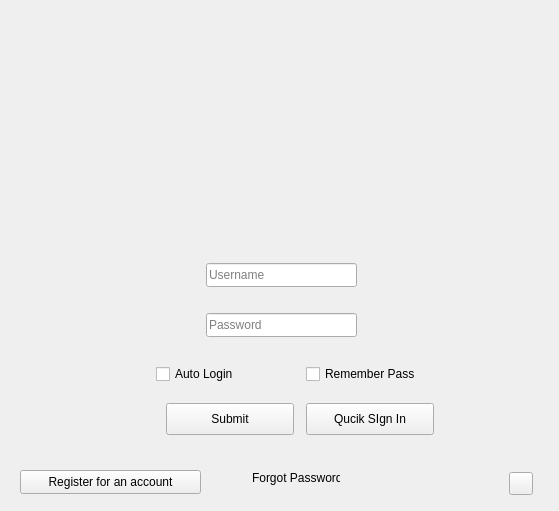
<?xml version="1.0" encoding="UTF-8"?>
<ui version="4.0">
 <class>LoginPanel</class>
 <widget class="QWidget" name="LoginPanel">
  <property name="geometry">
   <rect>
    <x>0</x>
    <y>0</y>
    <width>559</width>
    <height>511</height>
   </rect>
  </property>
  <property name="sizePolicy">
   <sizepolicy hsizetype="Fixed" vsizetype="Fixed">
    <horstretch>0</horstretch>
    <verstretch>0</verstretch>
   </sizepolicy>
  </property>
  <property name="windowTitle">
   <string>ChatQQ</string>
  </property>
  <layout class="QVBoxLayout" name="verticalLayout">
   <item>
    <widget class="QWidget" name="LoginWidget" native="true">
     <widget class="ImageLabel" name="imgLB_logo">
      <property name="geometry">
       <rect>
        <x>160</x>
        <y>90</y>
        <width>247</width>
        <height>141</height>
       </rect>
      </property>
      <property name="sizePolicy">
       <sizepolicy hsizetype="Maximum" vsizetype="Maximum">
        <horstretch>0</horstretch>
        <verstretch>0</verstretch>
       </sizepolicy>
      </property>
      <property name="maximumSize">
       <size>
        <width>247</width>
        <height>161</height>
       </size>
      </property>
     </widget>
     <widget class="HyperlinkLabel" name="lb_register">
      <property name="geometry">
       <rect>
        <x>9</x>
        <y>459</y>
        <width>181</width>
        <height>24</height>
       </rect>
      </property>
      <property name="text">
       <string>Register for an account</string>
      </property>
     </widget>
     <widget class="QStackedWidget" name="stackedWidget_login">
      <property name="geometry">
       <rect>
        <x>145</x>
        <y>232</y>
        <width>291</width>
        <height>211</height>
       </rect>
      </property>
      <property name="frameShadow">
       <enum>QFrame::Sunken</enum>
      </property>
      <property name="lineWidth">
       <number>20</number>
      </property>
      <property name="midLineWidth">
       <number>23</number>
      </property>
      <property name="currentIndex">
       <number>0</number>
      </property>
      <widget class="QWidget" name="page">
       <widget class="PushButton" name="bt_login">
        <property name="geometry">
         <rect>
          <x>10</x>
          <y>160</y>
          <width>128</width>
          <height>32</height>
         </rect>
        </property>
        <property name="minimumSize">
         <size>
          <width>128</width>
          <height>0</height>
         </size>
        </property>
        <property name="text">
         <string>Submit</string>
        </property>
       </widget>
       <widget class="EditableComboBox" name="comb_username">
        <property name="geometry">
         <rect>
          <x>50</x>
          <y>20</y>
          <width>151</width>
          <height>24</height>
         </rect>
        </property>
        <property name="placeholderText">
         <string>Username</string>
        </property>
       </widget>
       <widget class="PasswordLineEdit" name="PasswordLineEdit">
        <property name="geometry">
         <rect>
          <x>50</x>
          <y>70</y>
          <width>151</width>
          <height>24</height>
         </rect>
        </property>
        <property name="placeholderText">
         <string>Password</string>
        </property>
       </widget>
       <widget class="CheckBox" name="cb_autoLogin">
        <property name="geometry">
         <rect>
          <x>0</x>
          <y>120</y>
          <width>131</width>
          <height>22</height>
         </rect>
        </property>
        <property name="minimumSize">
         <size>
          <width>90</width>
          <height>22</height>
         </size>
        </property>
        <property name="text">
         <string>Auto Login</string>
        </property>
       </widget>
       <widget class="CheckBox" name="cb_rememberPassword">
        <property name="geometry">
         <rect>
          <x>150</x>
          <y>120</y>
          <width>141</width>
          <height>22</height>
         </rect>
        </property>
        <property name="minimumSize">
         <size>
          <width>90</width>
          <height>22</height>
         </size>
        </property>
        <property name="text">
         <string>Remember Pass</string>
        </property>
       </widget>
       <widget class="PushButton" name="quick_signin_button">
        <property name="geometry">
         <rect>
          <x>150</x>
          <y>160</y>
          <width>128</width>
          <height>32</height>
         </rect>
        </property>
        <property name="minimumSize">
         <size>
          <width>128</width>
          <height>0</height>
         </size>
        </property>
        <property name="text">
         <string>Qucik SIgn In</string>
        </property>
       </widget>
      </widget>
      <widget class="QWidget" name="page_2">
       <widget class="IndeterminateProgressRing" name="lb_loading">
        <property name="geometry">
         <rect>
          <x>100</x>
          <y>10</y>
          <width>30</width>
          <height>30</height>
         </rect>
        </property>
        <property name="minimumSize">
         <size>
          <width>30</width>
          <height>30</height>
         </size>
        </property>
        <property name="maximumSize">
         <size>
          <width>30</width>
          <height>30</height>
         </size>
        </property>
       </widget>
      </widget>
     </widget>
     <widget class="CaptionLabel" name="lb_findPassword">
      <property name="geometry">
       <rect>
        <x>241</x>
        <y>459</y>
        <width>88</width>
        <height>16</height>
       </rect>
      </property>
      <property name="minimumSize">
       <size>
        <width>48</width>
        <height>0</height>
       </size>
      </property>
      <property name="text">
       <string>Forgot Password</string>
      </property>
     </widget>
     <widget class="QWidget" name="layoutWidget">
      <property name="geometry">
       <rect>
        <x>490</x>
        <y>460</y>
        <width>41</width>
        <height>25</height>
       </rect>
      </property>
      <layout class="QHBoxLayout" name="layout_QRcode">
       <item>
        <widget class="ToolButton" name="bt_QRcode"/>
       </item>
      </layout>
     </widget>
    </widget>
   </item>
  </layout>
 </widget>
 <customwidgets>
  <customwidget>
   <class>CheckBox</class>
   <extends>QCheckBox</extends>
   <header>qfluentwidgets</header>
  </customwidget>
  <customwidget>
   <class>PushButton</class>
   <extends>QPushButton</extends>
   <header>qfluentwidgets</header>
  </customwidget>
  <customwidget>
   <class>ToolButton</class>
   <extends>QToolButton</extends>
   <header>qfluentwidgets</header>
  </customwidget>
  <customwidget>
   <class>CaptionLabel</class>
   <extends>QLabel</extends>
   <header>qfluentwidgets</header>
  </customwidget>
  <customwidget>
   <class>HyperlinkLabel</class>
   <extends>QPushButton</extends>
   <header>qfluentwidgets</header>
  </customwidget>
  <customwidget>
   <class>ImageLabel</class>
   <extends>QLabel</extends>
   <header>qfluentwidgets</header>
  </customwidget>
  <customwidget>
   <class>IndeterminateProgressRing</class>
   <extends>QProgressBar</extends>
   <header>qfluentwidgets</header>
  </customwidget>
  <customwidget>
   <class>LineEdit</class>
   <extends>QLineEdit</extends>
   <header>qfluentwidgets</header>
  </customwidget>
  <customwidget>
   <class>PasswordLineEdit</class>
   <extends>LineEdit</extends>
   <header>qfluentwidgets</header>
  </customwidget>
  <customwidget>
   <class>EditableComboBox</class>
   <extends>LineEdit</extends>
   <header>qfluentwidgets</header>
  </customwidget>
 </customwidgets>
 <resources/>
 <connections/>
</ui>
